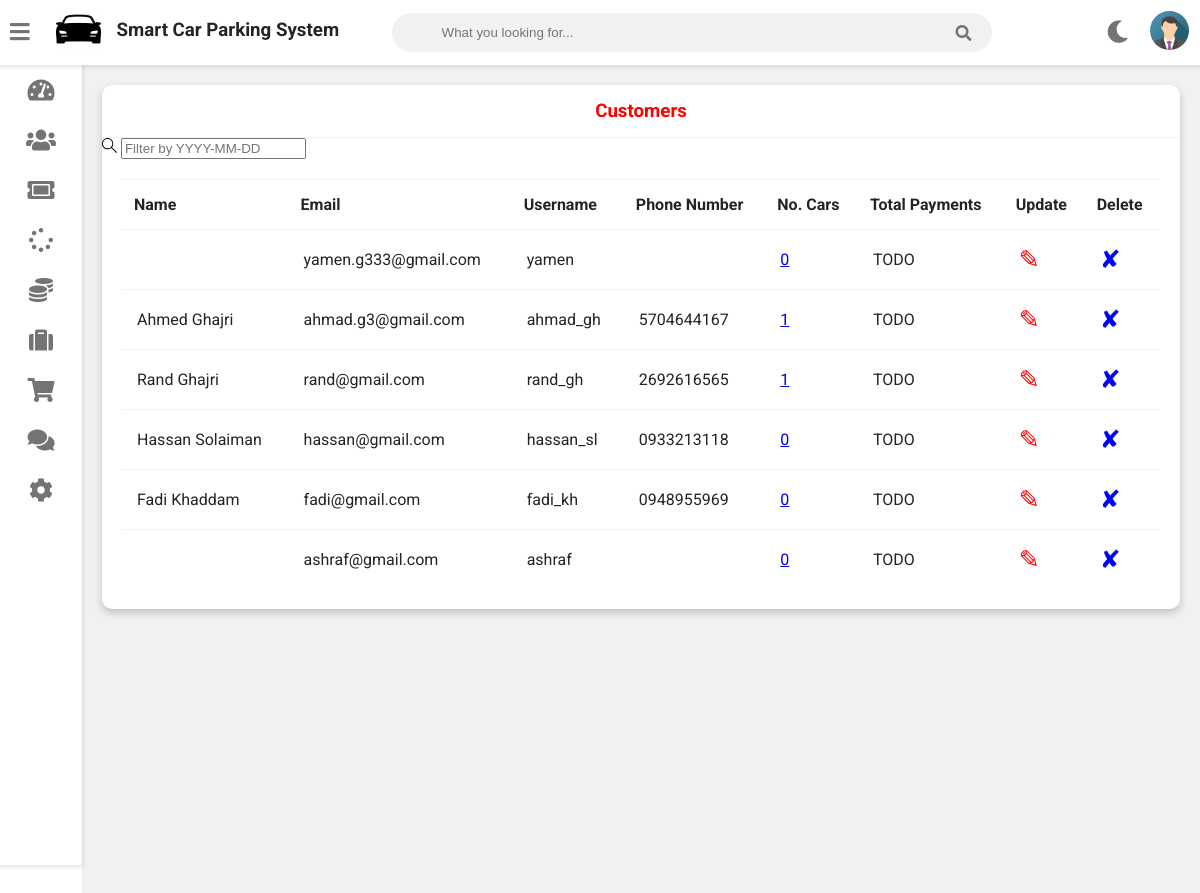
Page /users/users-view on the earlier database version.
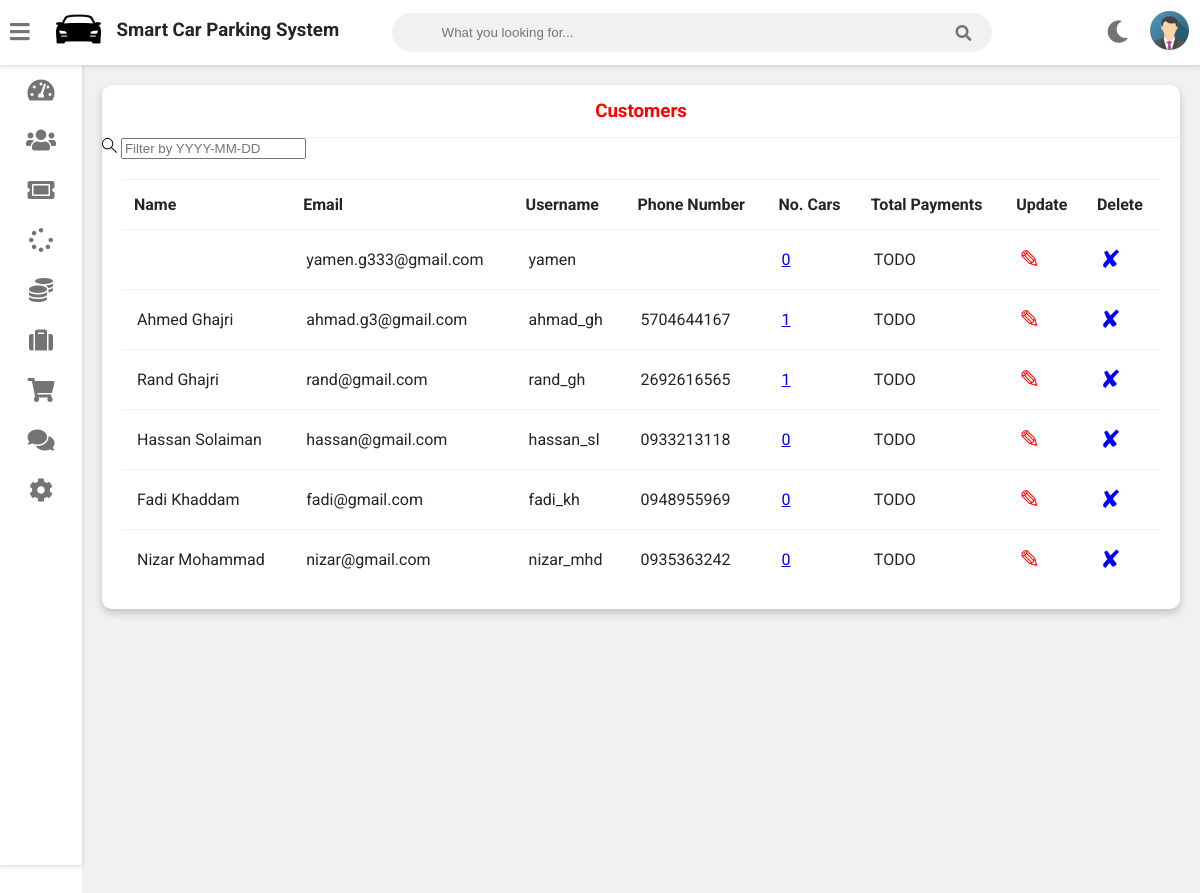
Same page on the later database version.
### core/models.py (models this page shows, shortened)
class User(AbstractUser):
    PERMISSIONS_TYPES = (
        ('Garage Manager', 'Garage Manager'),
        ('Cashier', 'Cashier'),
        ('Customer', 'Customer'),
    )
    permission = models.CharField(max_length=100, choices=PERMISSIONS_TYPES)
    first_name   = models.CharField(max_length=100)
    last_name    = models.CharField(max_length=100)
    email        = models.EmailField(unique=True, null=True)
    phone_number = models.CharField(max_length=100)
    avatar       = models.ImageField(null=True, blank=True)

### user/views.py (the view)
# urls.py: path('users-view', views.users_view, name='users-view'),
def users_view(request):
    q = request.GET.get('q') if request.GET.get('q') != None else ''
    customers = models.User.objects.filter(
        Q(first_name__icontains=q) |
        Q(last_name__icontains=q)  |
        Q(email__icontains=q)
    )
    customerCarsCount = []
    for customer in customers:
        customerCarsCount.append(models.Car.objects.filter(
            owner_id = customer.id
        ).count())
    customerInfo = zip(customers, customerCarsCount)
    return render(request, 'admin_view_customer.html', {'customerInfo': customerInfo})

### user/templates/admin_view_customer.html (shortened to what this page needs)
{% extends 'vehicle/adminbase.html' %} {% block content %} {% load static %}
<div class="wrapper">
  <div class="row">
    <div class="col-12 col-m-12 col-sm-12">
      <div class="card">
        <div class="card-header">
          <h3 style="color: red; text-align: center">Customers</h3>
        </div>
        <form
          action="{% url 'users-view' %}"
          method="GET"
          class="header__search"
        >
          <label>
            <input name="q" placeholder="Filter by YYYY-MM-DD" />
          </label>
        </form>
        <div class="card-content">
          <table>
            <thead>
              <tr>
                <th>Name</th>
                <th>Email</th>
                <th>Username</th>
                <th>Phone Number</th>
                <th>No. Cars</th>
                <th>Total Payments</th>
                <th>Update</th>
                <th>Delete</th>
              </tr>
            </thead>
            <tbody>
              {% for customer, car in customerInfo %}
              <tr>
                <td>{{customer.first_name}} {{customer.last_name}}</td>
                <td>{{customer.email}}</td>
                <td>{{customer.username}}</td>
                <td>{{customer.phone_number}}</td>
                <td>
                  <a href="{% url 'cars:customer-cars' customer.id %}"
                    >{{ car }}</a
                  >
                </td>
                <td>TODO</td>
                <td>
                  <a
                    style="color: red; text-decoration: none; font-size: 25px"
                    href="{% url 'update-user' customer.id  %}"
                    >&#9998;</a
                  >
                </td>
                <td>
                  <a
                    style="color: blue; text-decoration: none; font-size: 25px"
                    href="{% url 'delete-user' customer.id  %}"
                    >&#10008;</a
                  >
                </td>
              </tr>
              {% endfor %}
            </tbody>
          </table>
        </div>
      </div>
    </div>
  </div>
  <br /><br /><br /><br /><br /><br /><br /><br /><br /><br /><br /><br /><br /><br /><br /><br />
</div>
{% endblock content %}

Differences in the rows shown:
removed User: email "ashraf@gmail.com", username "ashraf", car "0"
added User: first_name "Nizar", last_name "Mohammad", email "nizar@gmail.com", username "nizar_mhd", phone_number "0935363242", car "0"
